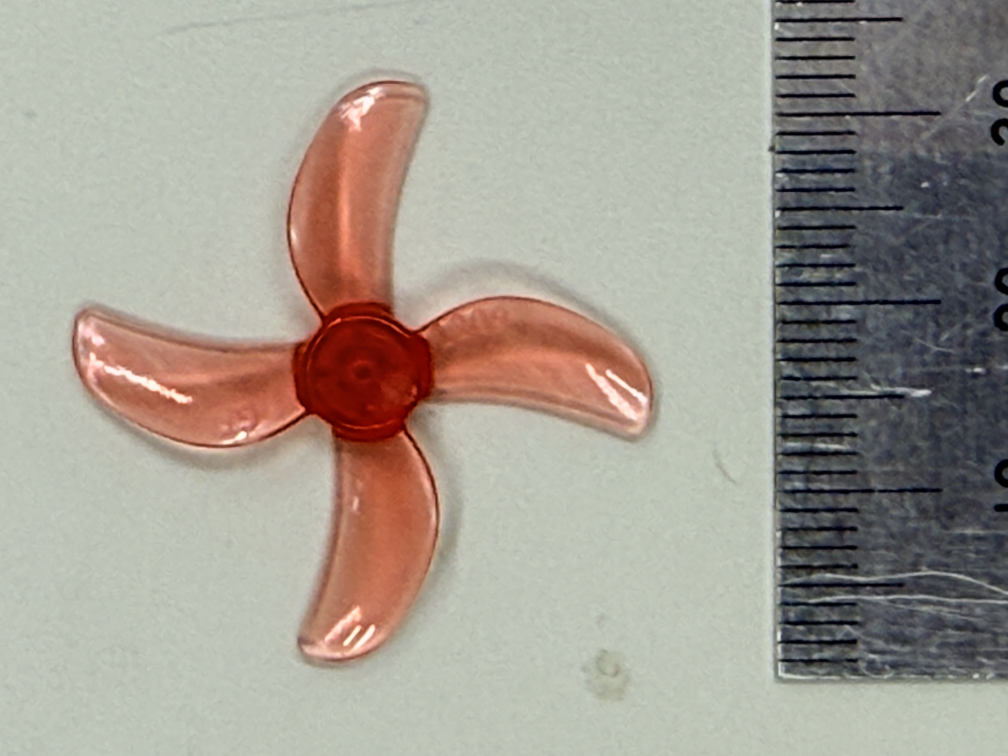
#> input picture assets/IMG_3579.JPG, 4032 x 3024 px, found by its file name (shown at 1/4 size)
$ python prop_inertia_photo.py
#> lines starting #> are read from the running program, lines starting #| are printed output that depends on the picture; after the words box and inside, x2 and y2 are one past the last pixel; in counts of white or black regions, pixels touching at a corner belong together
#!/usr/bin/env python3
"""Propeller moment of inertia from the top-view photo (teacher's method).
プロペラ上面写真からの回転軸周り慣性モーメント推定（先生指定の方法）。

Inputs / 入力:
  assets/IMG_3579.JPG — 現行4枚プロペラの上面写真（白背景、定規同一平面）
  実測質量（先生提供 2026-07-15）: ハブ 0.14 g、ブレード1枚 0.02375 g

Method / 方法（先生の指示）:
  1. 写真から外形をデジタイズ（色分離: ハブ=不透明濃赤 G<60、ブレード=半透明ピンク）
  2. スケールは定規の1mm目盛り間隔（自己相関で推定）
  3. ブレードを半径方向に微小スライスし、各区分を台形近似
     各区分の慣性 = 質量×(重心半径² + 自身中心周り項)、を合計
  4. 検算としてピクセル直接積分（スライス幅→0の極限）も併記

Assumptions / 仮定（結果に系統誤差として乗り得る）:
  - 面密度一様（材料厚一定）。ピッチ（ねじり）による投影の縮みは無視
    → 投影面積あたり質量は根元ほど実際は大きい可能性（後述の感度参照）
  - ハブは一様断面の円柱（投影に一様面密度）。シャフト穴は無視（小径）
  - カメラは十分遠方・垂直（透視歪み小）。スケール誤差±3%なら I は±6%
"""

import numpy as np
from PIL import Image
from scipy import ndimage

IMG = "/Users/kouhei/tmp/github/multicopter_introduction/assets/IMG_3579.JPG"
M_HUB = 0.14e-3          # [kg]
M_BLADE = 0.02375e-3     # [kg] per blade
N_BLADES = 4

a = np.asarray(Image.open(IMG)).astype(float)
R, G, B = a[..., 0], a[..., 1], a[..., 2]
redness = R - (G + B) / 2
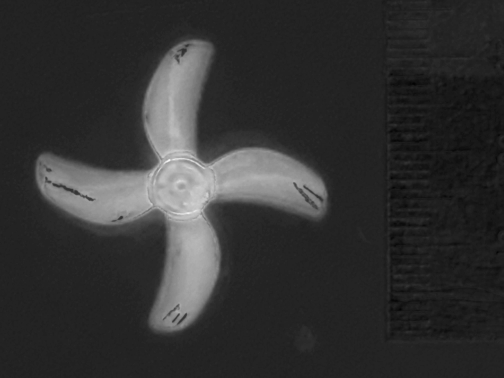
#> redness: shape (3024, 4032) float64 (shown at 1/8 size); min -27, max 166.5, mean 11.6; drawn with min black and max white

# ---------- 1. scale from ruler ticks / 定規からスケール ----------
strip = a[:, 3140:3260, :].mean(axis=(1, 2))
#> strip = 3024 values, max 191.9 at index 2708, min 2.21 at index 538, mean 87.1
s = strip - np.convolve(strip, np.ones(201) / 201, mode="same")
#> s = 3024 values, max 93.37 at index 3023, min -95.96 at index 160, mean 2.35
s = s[300:2800]
#> s = 2500 values, max 61.77 at index 1478, min -90.23 at index 12, mean -0.42
ac = np.correlate(s, s, mode="full")[len(s) - 1:]
#> ac = 2500 values, max 2232298.5 at index 0, min -825434 at index 55, mean 667
lag0 = 20 + np.argmax(ac[20:200])
#> lag0 = 76
# parabolic sub-pixel refinement / 放物線補間でサブピクセル化
y0, y1, y2 = ac[lag0 - 1], ac[lag0], ac[lag0 + 1]
#> y0 = 1802849.4; y1 = 1809194.3; y2 = 1768487.2
lag = lag0 + 0.5 * (y0 - y2) / (y0 - 2 * y1 + y2)
#> lag = 75.63
PX_PER_MM = lag
#> PX_PER_MM = 75.63
print(f"scale: {PX_PER_MM:.2f} px/mm (1mm tick autocorrelation)")
#| scale: 75.63 px/mm (1mm tick autocorrelation)

# ---------- 2. segmentation / 色分離 ----------
prop = redness > 25
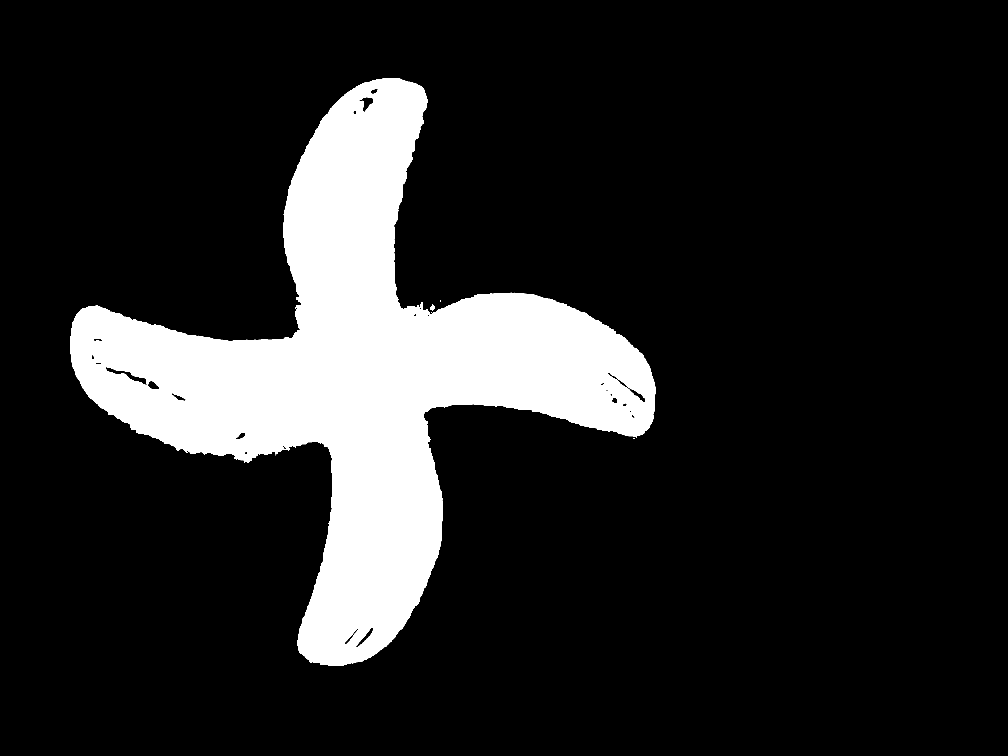
#> prop: shape (3024, 4032) bool (shown at 1/4 size); 14.7% white; 6 white regions (3 under 20 px), largest, box (x1, y1, x2, y2) and area: (281, 312, 2623, 2664) 1792801, (1722, 1216, 1740, 1242) 283, (1760, 1200, 1764, 1206) 20
# largest connected component / 最大連結成分のみ
lab, n = ndimage.label(prop)
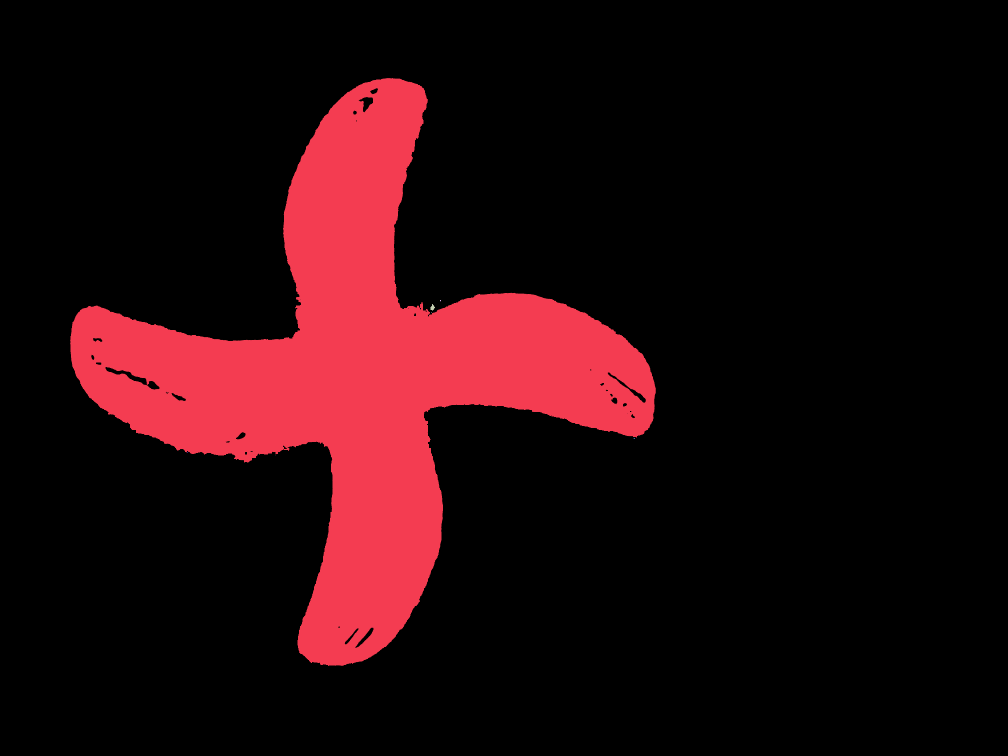
#> lab: shape (3024, 4032) int32 (shown at 1/4 size); 10 distinct labels, from 0 to 9; one colour per label, 0 black
#> n = 9
sizes = ndimage.sum(prop, lab, range(1, n + 1))
#> sizes = [1792789, 20, 283, 6, 3, 16, 8, 2, 1]
prop = lab == (1 + np.argmax(sizes))
#> prop: shape (3024, 4032) bool; 14.7% white; 1 white region, box (x1, y1, x2, y2) and area: (281, 312, 2623, 2664) 1792789
hub = prop & (G < 60)
#> hub: shape (3024, 4032) bool; 2.2% white; 98 white regions (82 under 20 px), largest, box (x1, y1, x2, y2) and area: (1054, 1065, 1813, 2039) 264567, (1300, 1090, 1361, 1177) 2481, (1151, 918, 1163, 994) 428
# fill hub holes (specular highlights) / ハブ内の白飛びを埋める
hub = ndimage.binary_fill_holes(ndimage.binary_closing(hub, iterations=5))
#> hub: shape (3024, 4032) bool; 2.2% white; 26 white regions (14 under 20 px), largest, box (x1, y1, x2, y2) and area: (1054, 1064, 1813, 2039) 267915, (1299, 1090, 1361, 1181) 3236, (1151, 918, 1163, 994) 430
blade = prop & ~hub
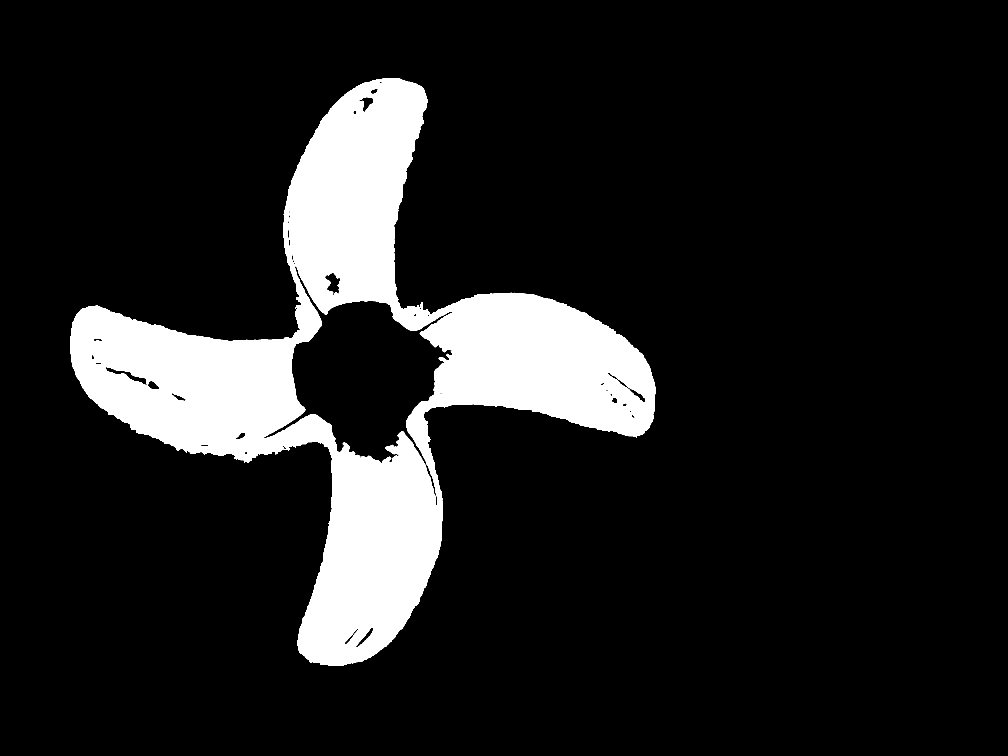
#> blade: shape (3024, 4032) bool (shown at 1/4 size); 12.5% white; 1 white region, box (x1, y1, x2, y2) and area: (281, 312, 2623, 2664) 1519781

ys, xs = np.nonzero(hub)
cx, cy = xs.mean(), ys.mean()
#> cx = 1455; cy = 1498.7
A_hub_mm2 = hub.sum() / PX_PER_MM**2
#> A_hub_mm2 = 47.72
A_blade_mm2 = blade.sum() / PX_PER_MM**2
#> A_blade_mm2 = 265.7
R_hub_mm = np.sqrt(A_hub_mm2 / np.pi)
#> R_hub_mm = 3.9
print(f"hub: area {A_hub_mm2:.1f} mm² (equiv radius {R_hub_mm:.2f} mm), centroid ({cx:.0f},{cy:.0f})")
#| hub: area 47.7 mm² (equiv radius 3.90 mm), centroid (1455,1499)
print(f"blades: total area {A_blade_mm2:.1f} mm² ({A_blade_mm2/N_BLADES:.1f} mm²/blade)")
#| blades: total area 265.7 mm² (66.4 mm²/blade)

# radius map in mm / 半径マップ
Y, X = np.nonzero(prop)
r_all = np.hypot(X - cx, Y - cy) / PX_PER_MM
r_blade = np.hypot(np.nonzero(blade)[1] - cx, np.nonzero(blade)[0] - cy) / PX_PER_MM
r_hub = np.hypot(np.nonzero(hub)[1] - cx, np.nonzero(hub)[0] - cy) / PX_PER_MM
R_tip = np.percentile(r_blade, 99.95)
#> R_tip = 15.65
print(f"blade tip radius: {R_tip:.2f} mm (prop diameter {2*R_tip:.1f} mm)")
#| blade tip radius: 15.65 mm (prop diameter 31.3 mm)

# ---------- 3. teacher's method: radial slices + trapezoids ----------
# 半径方向スライス＋台形近似（4枚まとめた合計コード幅 w(r) を使う）
sigma_b = (N_BLADES * M_BLADE) / (A_blade_mm2 * 1e-6)     # [kg/m²]
#> sigma_b = 0.358
sigma_h = M_HUB / (A_hub_mm2 * 1e-6)
#> sigma_h = 2.93
print(f"areal density: blade {sigma_b:.3f} kg/m², hub {sigma_h:.3f} kg/m²")
#| areal density: blade 0.358 kg/m², hub 2.934 kg/m²

def slice_inertia(dr_mm):
    """trapezoid-slice integration / 台形スライス積分"""
#> called with dr_mm = 1
    edges = np.arange(0, R_tip + dr_mm, dr_mm)
    # total chord width w(r) at slice edges, from pixel counts in thin annuli
    # 薄い環帯のピクセル数から各エッジ半径での合計コード幅を推定
    w_edge = []
    thin = dr_mm / 4
    for re in edges:
        m = (r_blade >= re - thin / 2) & (r_blade < re + thin / 2)
        w_edge.append(m.sum() / PX_PER_MM**2 / thin)   # [mm]
#> after the loop, w_edge = [0, 0, 0, 0, 18.72, 21.31, 22.77, 23.86, 24.93, 25.21, 25.45, 24.61, 23.64, 21.98, 19.41, 15.38, 0]
    w_edge = np.array(w_edge)
#> w_edge = 17 values, max 25.45 at index 10, min 0 at index 0, mean 15.72
    I = 0.0
    rows = []
    for k in range(len(edges) - 1):
        r1, r2 = edges[k], edges[k + 1]
        w1, w2 = w_edge[k], w_edge[k + 1]
        A = 0.5 * (w1 + w2) * dr_mm                     # trapezoid area [mm²]
        if A <= 0:
            continue
        m_i = sigma_b * A * 1e-6                        # [kg]
        # trapezoid centroid radius / 台形の重心半径
        rc = r1 + dr_mm * (w1 + 2 * w2) / (3 * (w1 + w2))
        # own-center inertia: radial extent only. NOTE: annular slices have no
        # chordwise term — every point of the annulus is at distance ~r from
        # the axis (the "width" lies along the arc).
        # 自身中心周り: 半径方向 Δr²/12 のみ。環帯スライスではコード方向の
        # 広がりは軸距離を変えない（幅は円弧に沿うため）ので w²/12 項は不要。
        I_own = m_i * (dr_mm * 1e-3) ** 2 / 12.0
        I += m_i * (rc * 1e-3) ** 2 + I_own
        rows.append((r1, r2, w1, w2, m_i, rc))
#> this loop made 16 passes
#> (w1, w2, A, m_i, rc, I_own, I) on passes 4 to 10: (0, 18.72, 9.36, 3.35e-06, 3.67, 2.79e-13, 4.53e-11), (18.72, 21.31, 20.02, 7.16e-06, 4.51, 5.96e-13, 1.92e-10), (21.31, 22.77, 22.04, 7.88e-06, 5.51, 6.57e-13, 4.31e-10), (22.77, 23.86, 23.31, 8.34e-06, 6.5, 6.95e-13, 7.84e-10), (23.86, 24.93, 24.39, 8.72e-06, 7.5, 7.27e-13, 1.28e-09), (24.93, 25.21, 25.07, 8.96e-06, 8.5, 7.47e-13, 1.92e-09), (25.21, 25.45, 25.33, 9.06e-06, 9.5, 7.55e-13, 2.74e-09)
#> after the loop, I = 9.44e-09; rows = 13 items
    return I, rows

I_b_slice, rows = slice_inertia(1.0)
#> I_b_slice = 9.44e-09; rows = 13 items
print("\n== teacher's method: 1mm trapezoid slices (blades) ==")
print("  r1-r2 [mm]   w1→w2 [mm]   m [mg]   rc [mm]")
for r1, r2, w1, w2, m_i, rc in rows:
    print(f"  {r1:4.1f}-{r2:4.1f}   {w1:5.2f}→{w2:5.2f}   {m_i*1e6:6.3f}   {rc:5.2f}")
#> this loop made 13 passes
#> (w1, w2, m_i, rc) on passes 1 to 8: (0, 18.72, 3.35e-06, 3.67), (18.72, 21.31, 7.16e-06, 4.51), (21.31, 22.77, 7.88e-06, 5.51), (22.77, 23.86, 8.34e-06, 6.5), (23.86, 24.93, 8.72e-06, 7.5), (24.93, 25.21, 8.96e-06, 8.5), (25.21, 25.45, 9.06e-06, 9.5), (25.45, 24.61, 8.95e-06, 10.5)
#> (printed output is left out)
for dr in (2.0, 1.0, 0.5, 0.25):
    I_d, _ = slice_inertia(dr)
    print(f"  Δr = {dr:4.2f} mm: I_blades = {I_d:.3e} kg·m²")

# ---------- 4. pixel-exact integration / ピクセル直接積分（極限検算） ----------
apx = (1e-3 / PX_PER_MM) ** 2                            # pixel area [m²]
#> apx = 1.75e-10
I_b_px = sigma_b * apx * np.sum((r_blade * 1e-3) ** 2)
#> I_b_px = 9.41e-09
I_h_px = sigma_h * apx * np.sum((r_hub * 1e-3) ** 2)
#> I_h_px = 1.26e-09
print(f"\npixel-exact: I_blades = {I_b_px:.3e},  I_hub = {I_h_px:.3e} kg·m²")
#| pixel-exact: I_blades = 9.412e-09,  I_hub = 1.258e-09 kg·m²

I_total = I_b_px + I_h_px
#> I_total = 1.07e-08
print("\n========== RESULT ==========")
print(f"I_hub    = {I_h_px:.3e} kg·m²  (mass {M_HUB*1e3:.2f} g, R_eq {R_hub_mm:.2f} mm)")
#| I_hub    = 1.258e-09 kg·m²  (mass 0.14 g, R_eq 3.90 mm)
print(f"I_blades = {I_b_px:.3e} kg·m²  (mass {N_BLADES*M_BLADE*1e3:.3f} g)")
#| I_blades = 9.412e-09 kg·m²  (mass 0.095 g)
print(f"I_prop   = {I_total:.3e} kg·m²")
#| I_prop   = 1.067e-08 kg·m²
print(f"radius of gyration (blades): {np.sqrt(I_b_px/(N_BLADES*M_BLADE))*1e3:.2f} mm")
#| radius of gyration (blades): 9.95 mm
print(f"（参考）旧推定 J_prop = 2.01e-8 との比: {I_total/2.01e-8:.2f}")
#| （参考）旧推定 J_prop = 2.01e-8 との比: 0.53

# ---------- 4b. pitch-projection correction / ピッチ投影補正 ----------
# 刻印 "1209" = 直径1.2インチ(30.5mm)・ピッチ0.9インチ(22.86mm) と読む（先生の読み、2026-07-15）。
# 取付角 β(r) = arctan(p/(2πr))。上面投影では真の面素 dA が cosβ 倍に縮むので、
# 質量∝真面積（厚み一様）なら投影面密度は 1/cosβ(r) で根元ほど大きい。
# 補正: 各画素を w=1/cosβ(r) で重み付けし、総質量で正規化して I = M·⟨r²⟩_w を計算。
PITCH_MM = 0.9 * 25.4
wgt = np.sqrt(1.0 + (PITCH_MM / (2 * np.pi * np.maximum(r_blade, 1.0))) ** 2)
r2w = np.sum(wgt * (r_blade * 1e-3) ** 2) / np.sum(wgt)
#> r2w = 9.52e-05
I_b_pitch = (N_BLADES * M_BLADE) * r2w
#> I_b_pitch = 9.04e-09
print(f"\npitch-corrected (p=0.9in): I_blades = {I_b_pitch:.3e} kg·m² "
      f"({100*(I_b_pitch/I_b_px-1):+.1f}% vs 無補正)")
#| pitch-corrected (p=0.9in): I_blades = 9.045e-09 kg·m² (-3.9% vs 無補正)
print(f"pitch-corrected I_prop = {I_b_pitch + I_h_px:.3e} kg·m²")
#| pitch-corrected I_prop = 1.030e-08 kg·m²
print(f"β(r): root(4mm) {np.degrees(np.arctan(PITCH_MM/(2*np.pi*4))):.0f}°, "
      f"mid(10mm) {np.degrees(np.arctan(PITCH_MM/(2*np.pi*10))):.0f}°, "
      f"tip(15.6mm) {np.degrees(np.arctan(PITCH_MM/(2*np.pi*15.6))):.0f}°")

# ---------- 5. diagnostics / 診断画像 ----------
ov = a.copy().astype(np.uint8)
#> ov is the input picture: shape (3024, 4032, 3); mean R, G, B 162.7, 156.2, 146
ov[blade] = [0, 160, 255]
ov[hub] = [255, 220, 0]
Image.fromarray(ov).resize((1008, 756)).save(
    "/Users/kouhei/tmp/github/multicopter_introduction/notes/calc/prop_seg_overlay.png")
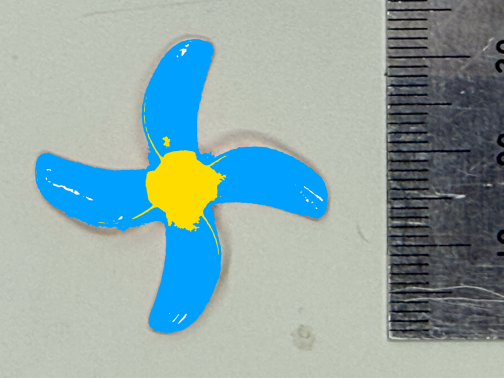
#> saved as prop_seg_overlay.png: PIL image 1008x756 RGB (shown at 1/2 size); mean R, G, B 142.9, 165.8, 165.5

import matplotlib
matplotlib.use("Agg")
import matplotlib.pyplot as plt
fig, ax = plt.subplots(figsize=(8, 4.2))
hist, be = np.histogram(r_blade, bins=int(R_tip / 0.25))
#> hist = 62 values, max 29628 at index 33, min 2138 at index 0, mean 24512.6; be = 63 values from 3.17 to 15.78
w_of_r = hist / PX_PER_MM**2 / 0.25
#> w_of_r = 62 values, max 20.72 at index 33, min 1.49 at index 0, mean 17.14
ax.step(be[:-1], w_of_r, where="post", label="total chord width w(r) (4 blades)")
ax.set_xlabel("radius r [mm]"); ax.set_ylabel("w(r) [mm]")
ax.set_title("blade planform digitized from photo")
ax.grid(alpha=0.3); ax.legend()
fig.tight_layout()
fig.savefig("/Users/kouhei/tmp/github/multicopter_introduction/notes/calc/prop_planform.png", dpi=130)
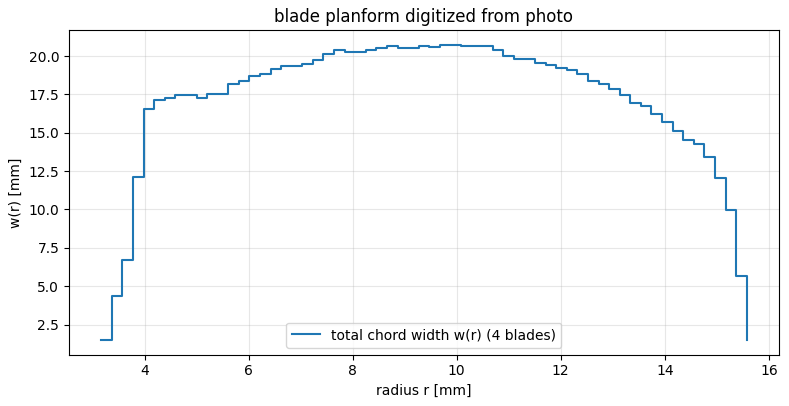
#> figure drawn by matplotlib, 1 panel; curve peaks at x = 9.88, y = 20.72
print("diagnostics saved: prop_seg_overlay.png, prop_planform.png")
